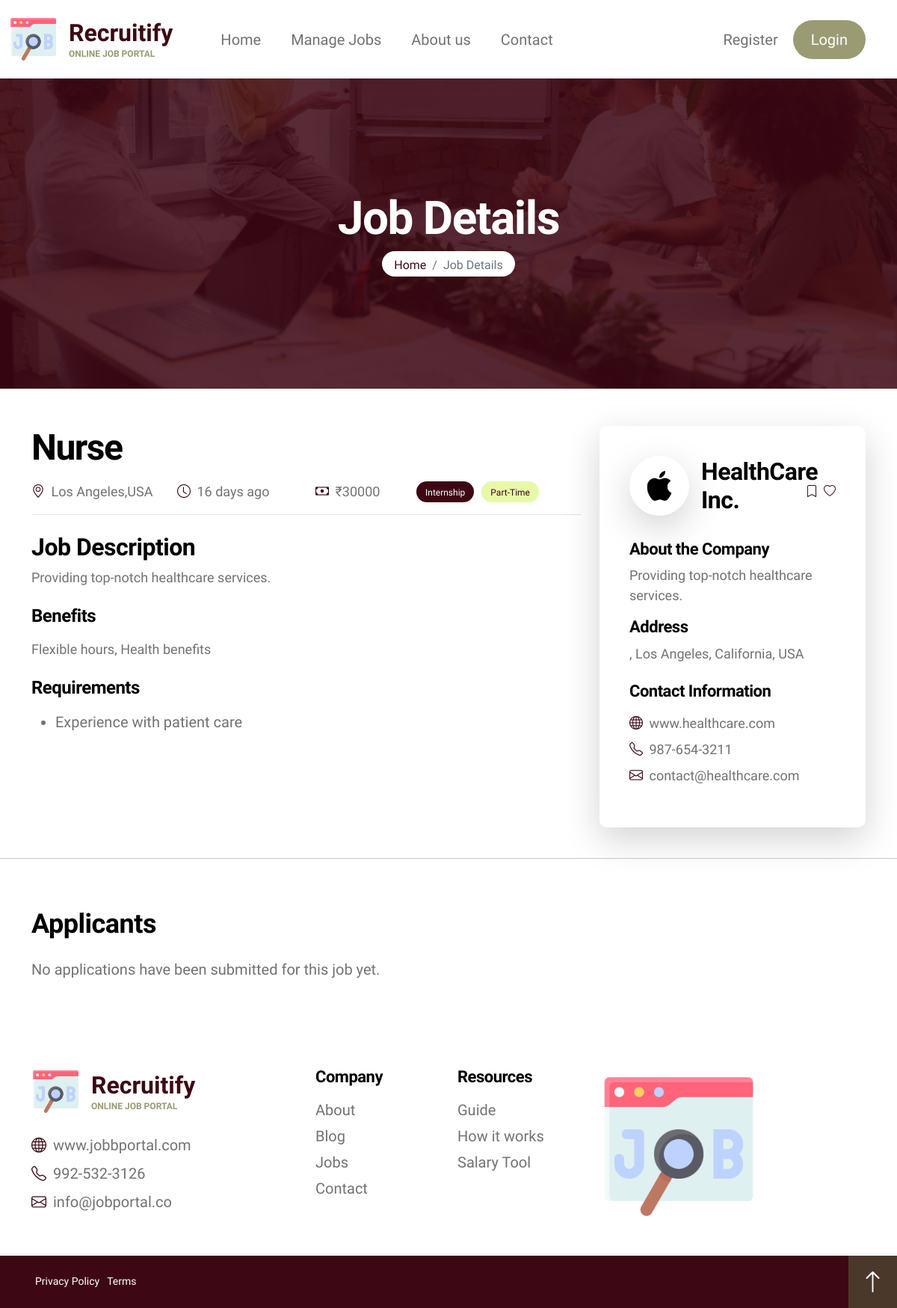
The page /employer/job-details.php?job_id=2 on the database its author committed.
### tables this page shows
CREATE TABLE `job_list_tbl` (
  `Job_Id` int NOT NULL,
  `Posted_By` int NOT NULL,
  `Title` varchar(50) NOT NULL,
  `Posted_Time` datetime NOT NULL,
  `Description` varchar(1000) NOT NULL,
  `Company_Id` int NOT NULL,
  `Branch_Id` int NOT NULL,
  `Type` enum('Full-Time','Part-Time','Contract') NOT NULL,
  `Requirements` text NOT NULL,
  `Benefits` text NOT NULL,
  `Salary` int NOT NULL,
  `Image` text NOT NULL,
  `Is_Internship` tinyint(1) NOT NULL DEFAULT '0',
  `Status` enum('Active','Deleted') DEFAULT 'Active'
);

CREATE TABLE `branch_tbl` (
  `Branch_Id` int NOT NULL,
  `Company_Id` int NOT NULL,
  `Address` text NOT NULL,
  `City` varchar(50) NOT NULL,
  `State` varchar(50) NOT NULL,
  `Country` varchar(50) NOT NULL DEFAULT 'India',
  `Phone` varchar(20) DEFAULT NULL,
  `Email` varchar(50) DEFAULT NULL
);

CREATE TABLE `company_tbl` (
  `Company_Id` int NOT NULL,
  `Posted_by` int NOT NULL DEFAULT '6',
  `Name` varchar(50) NOT NULL,
  `Description` varchar(5000) NOT NULL,
  `Business_Stream` varchar(100) NOT NULL,
  `Establishment_Year` year NOT NULL,
  `Website` varchar(50) NOT NULL,
  `Phone` varchar(20) NOT NULL,
  `Email` varchar(50) NOT NULL,
  `Logo` text NOT NULL,
  `Main_Branch_Id` int DEFAULT NULL
);

### time-ago.php (called while the page is built, shortened)
<?php
function get_timeago($ptime)
{
    $estimate_time = time() - $ptime;
    $conditions = array(
        12 * 30 * 24 * 60 * 60 => 'year',
        30 * 24 * 60 * 60      => 'month',
        24 * 60 * 60           => 'day',
        60 * 60                => 'hour',
        60                     => 'min',
        1                      => 'second'
    );
    foreach ($conditions as $secs => $str) {
        $d = $estimate_time / $secs;
        if ($d >= 1) {
            $r = floor($d);
            return $r . ' ' . $str . ($r > 1 ? 's' : '') . ' ago';
        }
    }
}
?>

### employer/job-details.php (the view, shortened to what this page needs)
<!doctype html>
<html lang="en">
    <head>
        <link href="../css/bootstrap.min.css" rel="stylesheet">
        <link href="../css/bootstrap-icons.css" rel="stylesheet">
        <link href="../css/owl.carousel.min.css" rel="stylesheet">
        <link href="../css/owl.theme.default.min.css" rel="stylesheet">
        <link href="tooplate-Recruitify-job.css" rel="stylesheet">
    </head>
    <body id="top">
    <?php include "navbar.php"?>
        <main>
            <header class="site-header">
                <div class="section-overlay"></div>
                <div class="container">
                    <div class="row">
                        <div class="col-lg-12 col-12 text-center">
                            <h1 class="text-white">Job Details</h1>
                            <nav aria-label="breadcrumb">
                                <ol class="breadcrumb justify-content-center">
                                    <li class="breadcrumb-item"><a href="index.php">Home</a></li>
                                    <li class="breadcrumb-item active" aria-current="page">Job Details</li>
                                </ol>
                            </nav>
                        </div>
                    </div>
                </div>
            </header>
            <?php
                include '../time-ago.php';
                $j_id=$_GET['job_id'];
                $sql="select * from job_list_tbl j
                inner join branch_tbl b on j.Branch_Id = b.Branch_Id
                inner join company_tbl c on c.Company_Id = b.Company_Id
                where Job_Id=$j_id";
                $data=mysqli_query($con,$sql);
                while($result=mysqli_fetch_assoc($data))
                {
                    $requirements = explode(',', $result['Requirements']);
                    $timeago = get_timeago(strtotime($result['Posted_Time']));
                    echo '
                    <section class="job-section section-padding pb-0">
                        <div class="container">
                            <div class="row">
                                <div class="col-lg-8 col-12">
                                    <h2 class="job-title mb-0">'.$result['Title'].'</h2>
                                    <div class="job-thumb job-thumb-detail">
                                        <div class="d-flex flex-wrap align-items-center border-bottom pt-lg-3 pt-2 pb-3 mb-4">
                                            <p class="job-location mb-0">
                                                <i class="custom-icon bi-geo-alt me-1"></i>
                                                '.$result['City'].','.$result['Country'].'
                                            </p>
                                            <p class="job-date mb-0">
                                                <i class="custom-icon bi-clock me-1"></i>
                                                '.$timeago.'
                                            </p>
                                            <p class="job-price mb-0">
                                                <i class="custom-icon bi-cash me-1"></i>
                                                &#8377;'.$result['Salary'].'
                                            </p>
                                            <div class="d-flex">
                                            '.(
                                                $result['Is_Internship']==1?'
                                                <p class="mb-0">
                                                    <div class="badge badge-level">Internship</div>
                                                </p>': ''
                                            ).'
                                            <p class="mb-0">
                                                    <div class="badge">'.$result['Type'].'</div>
                                                </p>
                                            </div>
                                        </div>
                                        <h4 class="mt-4 mb-2">Job Description</h4>
                                        <p>'.$result['Description'].'</p>
                                        <h5 class="mt-4 mb-3">Benefits</h5>
                                        <p class="mb-1">'.$result['Benefits'].'</p>
                                        <h5 class="mt-4 mb-3">Requirements</h5>
                                        <ul> ';
                                            foreach ($requirements as $requirement) {
                                                echo '<li>' .trim($requirement) . '</li>';
                                            }
                                            echo '
                                        </ul>
                                    </div>
                                </div>';
                    $sql2="select *, b.Phone as 'Phone', c.Email as Email, CONCAT(b.Address, ', ', b.City, ', ', b.State, ', ', b.Country) as Address from Company_tbl c inner join Branch_tbl b on c.Company_Id = b.Company_Id where c.Company_Id=$result[Company_Id] and b.Branch_Id=$result[Branch_Id]";
                    $data2=mysqli_query($con,$sql2);
                    while($result2=mysqli_fetch_assoc($data2))
                    {
                        echo'
                            <div class="col-lg-4 col-12 mt-5 mt-lg-0">
                                <div class="job-thumb job-thumb-detail-box bg-white shadow-lg">
                                    <div class="d-flex align-items-center">
                                        <div class="job-image-wrap d-flex align-items-center bg-white shadow-lg mb-3">
                                            <img src="../'.$result2['Logo'].'" class="job-image me-3 img-fluid" alt="">
                                            <h4 class="mb-0">'.$result2['Name'].'</h4>
                                        </div>
                                        <a href="#" class="bi-bookmark ms-auto me-2"></a>
                                        <a href="#" class="bi-heart"></a>
                                    </div>
                                    <h6 class="mt-3 mb-2">About the Company</h6>
                                    <p>'.$result2['Description'].'</p>
                                    <h6 class="mt-3 mb-2">Address</h6>
                                    <p>'.$result2['Address'].'</p>
                                    <h6 class="mt-4 mb-3">Contact Information</h6>
                                    <p class="mb-2">
                                        <i class="custom-icon bi-globe me-1"></i>
                                        <a href="#" target="_blank" class="site-footer-link">
                                            '.$result2['Website'].'
                                        </a>
                                    </p>
                                    <p class="mb-2">
                                        <i class="custom-icon bi-telephone me-1"></i>
                                        <a href="tel:'.$result2['Phone'].'" class="site-footer-link">
                                        '.$result2['Phone'].'
                                        </a>
                                    </p>
                                    <p>
                                        <i class="custom-icon bi-envelope me-1"></i>
                                        <a href="mailto:'.$result2['Email'].'" class="site-footer-link">
                                            '.$result2['Email'].'
                                        </a>
                                    </p>
                                </div>
                                </div>
                            </div>
                        </div>
                </section>';
                }}
            ?>
            <hr>
            <section class="applicants-section section-padding">
    <div class="container">
        <h3 class="mb-4">Applicants</h3>
        <?php
        $job_id = $_GET['job_id'];
        $sql = "SELECT a.Application_Id, a.Status, u.Name, u.Email, u.Image, u.Gender, a.User_Id, a.Job_Id
                FROM application_tbl a
                INNER JOIN users_tbl u ON a.User_Id = u.User_Id
                WHERE a.Job_Id = $job_id
                ";
        $applicants = mysqli_query($con, $sql);
        if (mysqli_num_rows($applicants) > 0) {
            while ($applicant = mysqli_fetch_assoc($applicants)) {
                $query = "SELECT Course, Institute, Institute_City, Start_Date, End_Date FROM education_tbl e1 WHERE Start_Date = (SELECT MAX(Start_Date) FROM education_tbl e2 WHERE e1.User_Id = e2.User_Id)";
                $education = mysqli_fetch_assoc(mysqli_query($con,$query));
                $skills = "";
                $sql = "SELECT s.Skill_Name FROM skills_tbl s INNER JOIN user_skills_tbl us ON s.Skill_Id = us.Skill_Id WHERE us.User_Id = $applicant[User_Id]";
                $data = mysqli_query($con, $sql);
                while ($skill = mysqli_fetch_assoc($data)) {
                    $skills .= $skill['Skill_Name'] . ", ";
                }
                $skills = rtrim($skills, ", ");
                echo '<div class="col-lg-12 col-12">
                <div class="job-thumb d-flex">
                    <div class="job-image-wrap bg-white shadow-lg">
                        <img src="../'.$applicant['Image'].'" class="img-fluid rounded-circle small" alt="">
                    </div>
                    <div class="job-body d-flex flex-wrap flex-auto align-items-center ms-4">
                        <div class="mb-3">
                            <h4 class="job-title mb-lg-0">
                                <h5 class="w-100">' . $applicant['Name'] . '</h5>
                            </h4>
                            <div class="d-flex flex-wrap align-items-center">
                                <p class="job-location mb-0">
                                    <i class="custom-icon bi-envelope me-1"></i>
                                    '.$applicant['Email'].'
                                </p>
                                <p class="job-date mb-0">
                                    <i class="custom-icon '.($applicant['Gender'] == 'Male' ? 'bi-gender-male' : ($applicant['Gender'] == 'Female' ? 'bi-gender-female' : 'bi-gender-ambiguous')).' me-1"></i>
                                    '.$applicant['Gender'].'
                                </p>
                                <p class="job-price mb-0 mt-2">
                                    <i class="custom-icon bi-mortarboard me-1 ms-0"></i>
                                    '.($education ?($education['End_Date']==""? "Pursuing " : "Completed "). $education['Course'].' From ' .$education['Institute']: 'No education details').'
                                </p>
                            </div>
                            <div class="d-flex">
                                <p class="mb-0"><strong>Skills:</strong> '.$skills.'</p>
                            </div>
                        </div>
                    </div>
                    <div class="job-section-btn-wrap">
                        <form method="post">
                            <input type="hidden" name="aid" value="'.$applicant['Application_Id'].'">
                            <select name="status" class="form-select" aria-label="Update application status">
                                <option value="Pending" '.($applicant['Status'] == 'Pending' ? 'selected' : '').'>Pending</option>
                                <option value="Accepted" '.($applicant['Status'] == 'Accepted' ? 'selected' : '').'>Accepted</option>
                                <option value="Rejected" '.($applicant['Status'] == 'Rejected' ? 'selected' : '').'>Rejected</option>
                            </select>
                            <button type="submit" name="update_status" class="custom-btn btn btn-primary mt-2">Update</button>
                            <a href="view-applicant.php?user_id='.$applicant['User_Id'].'" class="custom-btn btn mt-2">View</a>
                        </form>
                    </div>
        </div>
                </div>
                <hr>';
            }
        } else {
            echo '<p>No applications have been submitted for this job yet.</p>';
        }
        ?>
    </div>
</section>
        </main>
        <?php include "footer.php"?>
    </body>
</html>

### rows shown on the page
job_list_tbl: Title "Nurse", Branch_Id.City "Los Angeles", Branch_Id.Country "USA", Posted_Time "16 days ago", Salary "30000", Is_Internship "Internship", Type "Part-Time", Company_Id.Description "Providing top-notch healthcare services.", Benefits "Flexible hours, Health benefits", Requirements "Experience with patient care"
branch_tbl: Company_Id.Name "HealthCare Inc.", Company_Id.Description "Providing top-notch healthcare services.", Address ", Los Angeles, California, USA", Company_Id.Website "www.healthcare.com", Phone "987-654-3211", Company_Id.Email "contact@healthcare.com"
